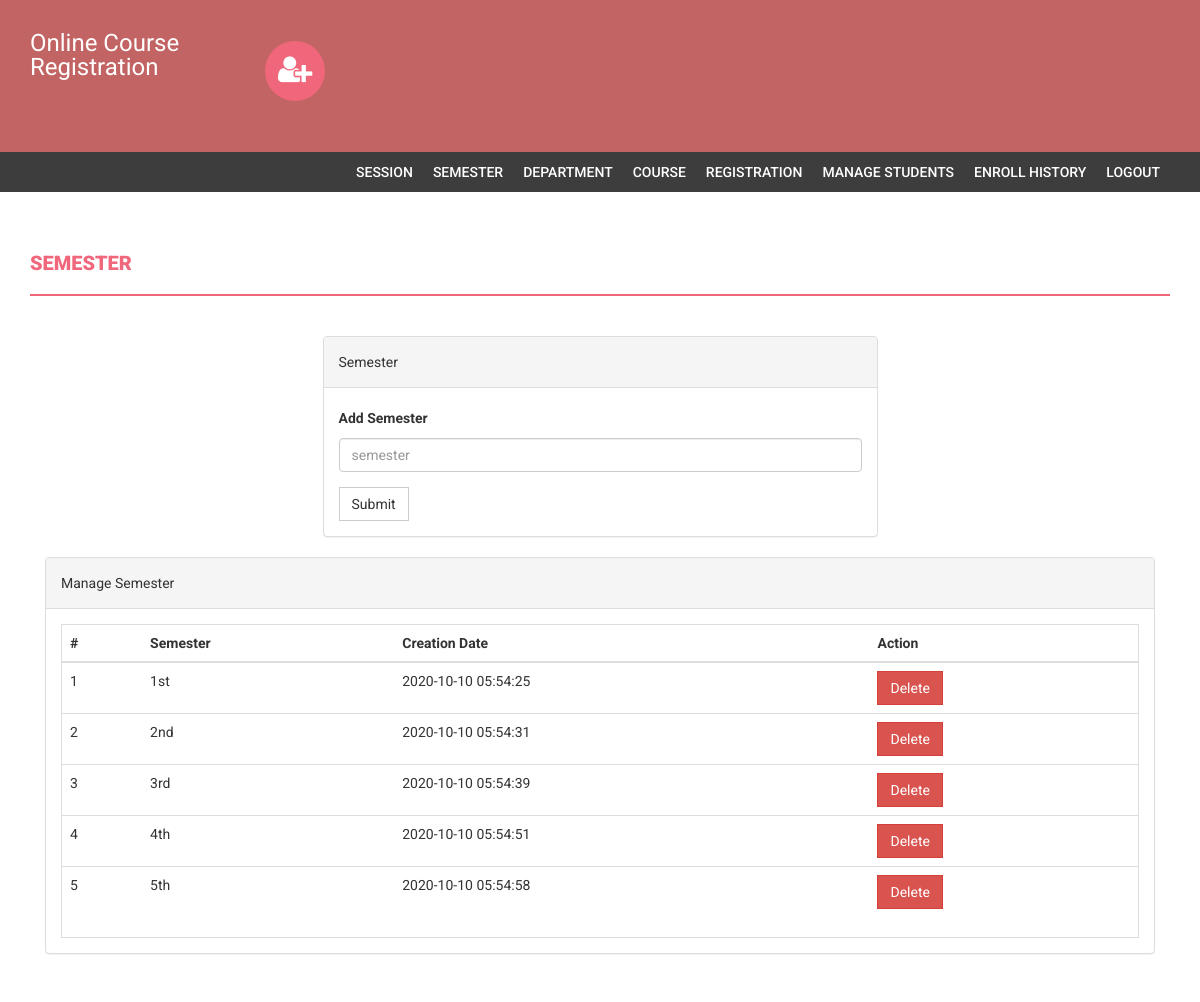
Page /admin/semester.php (signed in) on the committed database.
### tables this page shows
CREATE TABLE `semester` (
  `id` int(11) NOT NULL,
  `semester` varchar(255) DEFAULT NULL,
  `creationDate` timestamp NULL DEFAULT current_timestamp(),
  `updationDate` varchar(255) DEFAULT NULL
);

### admin/semester.php (the view, shortened to what this page needs)
<?php
if(strlen($_SESSION['alogin'])==0)
    {
header('location:index.php');
}
else{
?>
<!DOCTYPE html>
<html xmlns="http://www.w3.org/1999/xhtml">
<head>
    <link href="assets/css/bootstrap.css" rel="stylesheet" />
    <link href="assets/css/font-awesome.css" rel="stylesheet" />
    <link href="assets/css/style.css" rel="stylesheet" />
</head>
<body>
<?php include('includes/header.php');?>
<?php if($_SESSION['alogin']!="")
{
 include('includes/menubar.php');
}
 ?>
    <div class="content-wrapper">
        <div class="container">
              <div class="row">
                    <div class="col-md-12">
                        <h1 class="page-head-line">Semester  </h1>
                    </div>
                </div>
                <div class="row" >
                  <div class="col-md-3"></div>
                    <div class="col-md-6">
                        <div class="panel panel-default">
                        <div class="panel-heading">
                           Semester
                        </div>
                        <div class="panel-body">
                       <form name="semester" method="post">
   <div class="form-group">
    <label for="semester">Add Semester  </label>
    <input type="text" class="form-control" id="semester" name="semester" placeholder="semester" required />
  </div>
 <button type="submit" name="submit" class="btn btn-default">Submit</button>
</form>
                            </div>
                            </div>
                    </div>
                </div>
                <div class="col-md-12">
                    <div class="panel panel-default">
                        <div class="panel-heading">
                            Manage Semester
                        </div>
                        <div class="panel-body">
                            <div class="table-responsive table-bordered">
                                <table class="table">
                                    <thead>
                                        <tr>
                                            <th>#</th>
                                            <th>Semester</th>
                                            <th>Creation Date</th>
                                            <th>Action</th>
                                        </tr>
                                    </thead>
                                    <tbody>
<?php
$sql=mysqli_query($con,"select * from semester");
$cnt=1;
while($row=mysqli_fetch_array($sql))
{
?>
                                        <tr>
                                            <td><?php echo $cnt;?></td>
                                            <td><?php echo htmlentities($row['semester']);?></td>
                                            <td><?php echo htmlentities($row['creationDate']);?></td>
                                            <td>
  <a href="semester.php?id=<?php echo $row['id']?>&del=delete" onClick="return confirm('Are you sure you want to delete?')">
                                            <button class="btn btn-danger">Delete</button>
</a>
                                            </td>
                                        </tr>
<?php
$cnt++;
} ?>
                                    </tbody>
                                </table>
                            </div>
                        </div>
                    </div>
                </div>
            </div>
        </div>
</body>
</html>
<?php } ?>

### admin/assets/css/style.css (style rules this page uses)
body { font-family: 'Roboto', sans-serif; line-height: 30px; }
.content-wrapper { margin-top: 40px; min-height: 600px; padding-bottom: 60px; }
.page-head-line { font-weight: 900; padding-bottom: 20px; border-bottom: 2px solid #F0677C; text-transform: uppercase; color: #F0677C; font-size: 20px; margin-bottom: 40px; }
.btn { border-radius: 0px; -webkit-border-radius: 0px; -moz-border-radius: 0px; }

### rows in the picture
semester: semester "1st", creationDate "2020-10-10 05:54:25"
semester: semester "2nd", creationDate "2020-10-10 05:54:31"
semester: semester "3rd", creationDate "2020-10-10 05:54:39"
semester: semester "4th", creationDate "2020-10-10 05:54:51"
semester: semester "5th", creationDate "2020-10-10 05:54:58"
